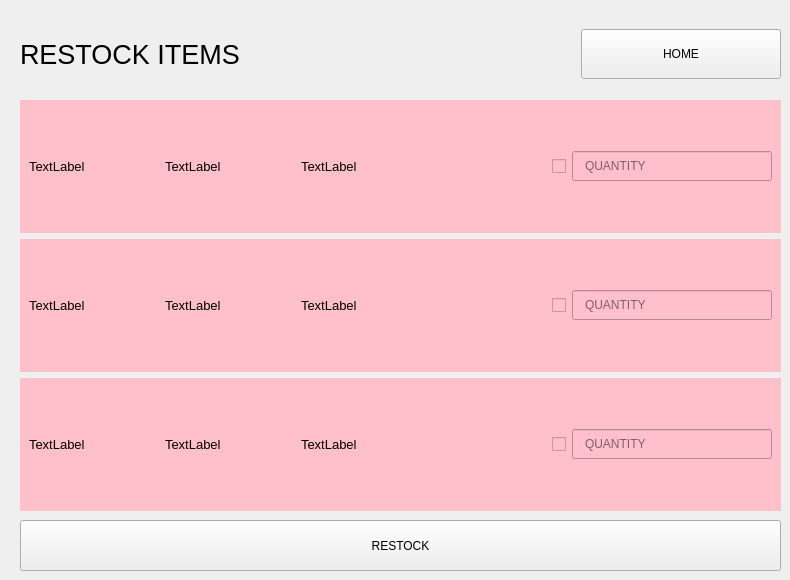
    <widget class="QWidget" name="page_8">
     <widget class="QWidget" name="verticalLayoutWidget_4">
      <property name="geometry">
       <rect>
        <x>20</x>
        <y>100</y>
        <width>761</width>
        <height>411</height>
       </rect>
      </property>
      <layout class="QVBoxLayout" name="verticalLayout_7">
       <item>
        <widget class="QWidget" name="widget_2" native="true">
         <property name="styleSheet">
          <string notr="true">background-color:pink</string>
         </property>
         <layout class="QHBoxLayout" name="horizontalLayout_9">
          <item>
           <layout class="QHBoxLayout" name="horizontalLayout_7">
            <item>
             <widget class="QLabel" name="label_36">
              <property name="font">
               <font>
                <pointsize>10</pointsize>
               </font>
              </property>
              <property name="text">
               <string>TextLabel</string>
              </property>
             </widget>
            </item>
            <item>
             <widget class="QLabel" name="label_42">
              <property name="font">
               <font>
                <pointsize>10</pointsize>
               </font>
              </property>
              <property name="text">
               <string>TextLabel</string>
              </property>
             </widget>
            </item>
            <item>
             <widget class="QLabel" name="label_43">
              <property name="font">
               <font>
                <pointsize>10</pointsize>
               </font>
              </property>
              <property name="text">
               <string>TextLabel</string>
              </property>
             </widget>
            </item>
            <item>
             <widget class="QCheckBox" name="checkBox">
              <property name="layoutDirection">
               <enum>Qt::RightToLeft</enum>
              </property>
              <property name="text">
               <string/>
              </property>
             </widget>
            </item>
            <item>
             <widget class="QLineEdit" name="lineEdit_10">
              <property name="minimumSize">
               <size>
                <width>0</width>
                <height>30</height>
               </size>
              </property>
              <property name="maximumSize">
               <size>
                <width>200</width>
                <height>16777215</height>
               </size>
              </property>
              <property name="styleSheet">
               <string notr="true">padding-left: 10px</string>
              </property>
              <property name="placeholderText">
               <string>QUANTITY</string>
              </property>
             </widget>
            </item>
           </layout>
          </item>
         </layout>
        </widget>
       </item>
       <item>
        <widget class="QWidget" name="widget_7" native="true">
         <property name="styleSheet">
          <string notr="true">background-color:pink</string>
         </property>
         <layout class="QHBoxLayout" name="horizontalLayout_41">
          <item>
           <layout class="QHBoxLayout" name="horizontalLayout_42">
            <item>
             <widget class="QLabel" name="label_49">
              <property name="font">
               <font>
                <pointsize>10</pointsize>
               </font>
              </property>
              <property name="text">
               <string>TextLabel</string>
              </property>
             </widget>
            </item>
            <item>
             <widget class="QLabel" name="label_50">
              <property name="font">
               <font>
                <pointsize>10</pointsize>
               </font>
              </property>
              <property name="text">
               <string>TextLabel</string>
              </property>
             </widget>
            </item>
            <item>
             <widget class="QLabel" name="label_51">
              <property name="font">
               <font>
                <pointsize>10</pointsize>
               </font>
              </property>
              <property name="text">
               <string>TextLabel</string>
              </property>
             </widget>
            </item>
            <item>
             <widget class="QCheckBox" name="checkBox_3">
              <property name="layoutDirection">
               <enum>Qt::RightToLeft</enum>
              </property>
              <property name="text">
               <string/>
              </property>
             </widget>
            </item>
            <item>
             <widget class="QLineEdit" name="lineEdit_12">
              <property name="minimumSize">
               <size>
                <width>0</width>
                <height>30</height>
               </size>
              </property>
              <property name="maximumSize">
               <size>
                <width>200</width>
                <height>16777215</height>
               </size>
              </property>
              <property name="styleSheet">
               <string notr="true">padding-left: 10px</string>
              </property>
              <property name="placeholderText">
               <string>QUANTITY</string>
              </property>
             </widget>
            </item>
           </layout>
          </item>
         </layout>
        </widget>
       </item>
       <item>
        <widget class="QWidget" name="widget_4" native="true">
         <property name="styleSheet">
          <string notr="true">background-color:pink</string>
         </property>
         <layout class="QHBoxLayout" name="horizontalLayout_28">
          <item>
           <layout class="QHBoxLayout" name="horizontalLayout_30">
            <item>
             <widget class="QLabel" name="label_44">
              <property name="font">
               <font>
                <pointsize>10</pointsize>
               </font>
              </property>
              <property name="text">
               <string>TextLabel</string>
              </property>
             </widget>
            </item>
            <item>
             <widget class="QLabel" name="label_45">
              <property name="font">
               <font>
                <pointsize>10</pointsize>
               </font>
              </property>
              <property name="text">
               <string>TextLabel</string>
              </property>
             </widget>
            </item>
            <item>
             <widget class="QLabel" name="label_46">
              <property name="font">
               <font>
                <pointsize>10</pointsize>
               </font>
              </property>
              <property name="text">
               <string>TextLabel</string>
              </property>
             </widget>
            </item>
            <item>
             <widget class="QCheckBox" name="checkBox_2">
              <property name="layoutDirection">
               <enum>Qt::RightToLeft</enum>
              </property>
              <property name="text">
               <string/>
              </property>
             </widget>
            </item>
            <item>
             <widget class="QLineEdit" name="lineEdit_11">
              <property name="minimumSize">
               <size>
                <width>0</width>
                <height>30</height>
               </size>
              </property>
              <property name="maximumSize">
               <size>
                <width>200</width>
                <height>16777215</height>
               </size>
              </property>
              <property name="styleSheet">
               <string notr="true">padding-left: 10px</string>
              </property>
              <property name="placeholderText">
               <string>QUANTITY</string>
              </property>
             </widget>
            </item>
           </layout>
          </item>
         </layout>
        </widget>
       </item>
      </layout>
     </widget>
     <widget class="QWidget" name="horizontalLayoutWidget_5">
      <property name="geometry">
       <rect>
        <x>20</x>
        <y>19</y>
        <width>761</width>
        <height>71</height>
       </rect>
      </property>
      <layout class="QHBoxLayout" name="horizontalLayout_6">
       <item>
        <widget class="QLabel" name="label_35">
         <property name="font">
          <font>
           <pointsize>20</pointsize>
          </font>
         </property>
         <property name="text">
          <string>RESTOCK ITEMS</string>
         </property>
        </widget>
       </item>
       <item>
        <widget class="QPushButton" name="pushButton">
         <property name="minimumSize">
          <size>
           <width>0</width>
           <height>50</height>
          </size>
         </property>
         <property name="maximumSize">
          <size>
           <width>200</width>
           <height>16777215</height>
          </size>
         </property>
         <property name="text">
          <string>HOME</string>
         </property>
        </widget>
       </item>
      </layout>
     </widget>
     <widget class="QPushButton" name="pushButton_24">
      <property name="geometry">
       <rect>
        <x>20</x>
        <y>520</y>
        <width>761</width>
        <height>51</height>
       </rect>
      </property>
      <property name="text">
       <string>RESTOCK</string>
      </property>
     </widget>
    </widget>
